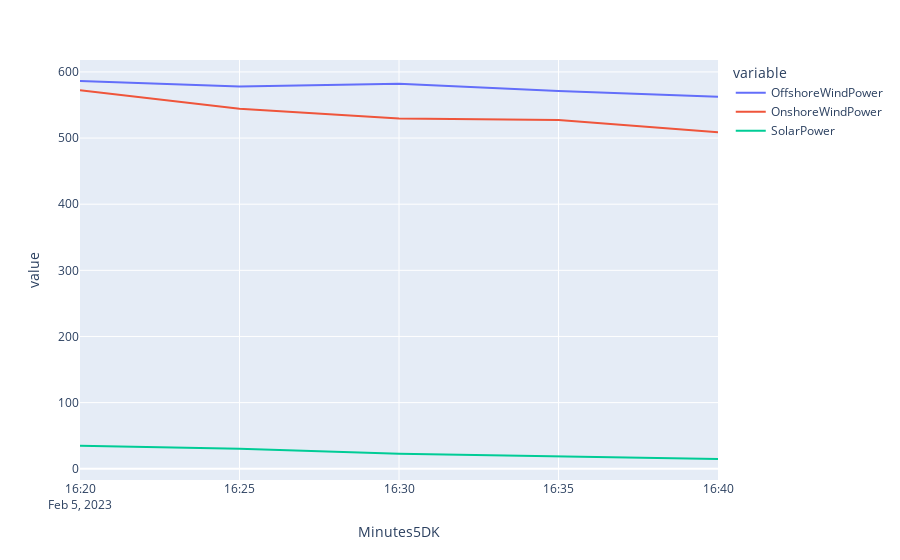

Here is the notebook cell this chart was saved with:
### Code cell
px.line(data_frame = avg_by_minute, x=avg_by_minute.index, y=["OffshoreWindPower", "OnshoreWindPower", "SolarPower"])

### Figure 1 — Plotly figure (JSON) as saved in the notebook; plotly's stock layout.template omitted (floating-point values rounded to 4 significant figures)
{"data": [{"hovertemplate": "variable=OffshoreWindPower<br>Minutes5DK=%{x}<br>value=%{y}<extra></extra>", "legendgroup": "OffshoreWindPower", "line": {"color": "#636efa", "dash": "solid"}, "marker": {"symbol": "circle"}, "mode": "lines", "name": "OffshoreWindPower", "orientation": "v", "showlegend": true, "type": "scatter", "x": ["2023-02-05T16:20:00", "2023-02-05T16:25:00", "2023-02-05T16:30:00", "2023-02-05T16:35:00", "2023-02-05T16:40:00"], "xaxis": "x", "y": [586.3, 577.9, 582.3, 571.0, 562.4], "yaxis": "y"}, {"hovertemplate": "variable=OnshoreWindPower<br>Minutes5DK=%{x}<br>value=%{y}<extra></extra>", "legendgroup": "OnshoreWindPower", "line": {"color": "#EF553B", "dash": "solid"}, "marker": {"symbol": "circle"}, "mode": "lines", "name": "OnshoreWindPower", "orientation": "v", "showlegend": true, "type": "scatter", "x": ["2023-02-05T16:20:00", "2023-02-05T16:25:00", "2023-02-05T16:30:00", "2023-02-05T16:35:00", "2023-02-05T16:40:00"], "xaxis": "x", "y": [572.2, 544.3, 529.6, 527.2, 508.9], "yaxis": "y"}, {"hovertemplate": "variable=SolarPower<br>Minutes5DK=%{x}<br>value=%{y}<extra></extra>", "legendgroup": "SolarPower", "line": {"color": "#00cc96", "dash": "solid"}, "marker": {"symbol": "circle"}, "mode": "lines", "name": "SolarPower", "orientation": "v", "showlegend": true, "type": "scatter", "x": ["2023-02-05T16:20:00", "2023-02-05T16:25:00", "2023-02-05T16:30:00", "2023-02-05T16:35:00", "2023-02-05T16:40:00"], "xaxis": "x", "y": [34.6, 30.28, 22.83, 18.26, 14.71], "yaxis": "y"}], "layout": {"legend": {"title": {"text": "variable"}, "tracegroupgap": 0}, "margin": {"t": 60}, "xaxis": {"anchor": "y", "domain": [0, 1], "title": {"text": "Minutes5DK"}}, "yaxis": {"anchor": "x", "domain": [0, 1], "title": {"text": "value"}}}}
